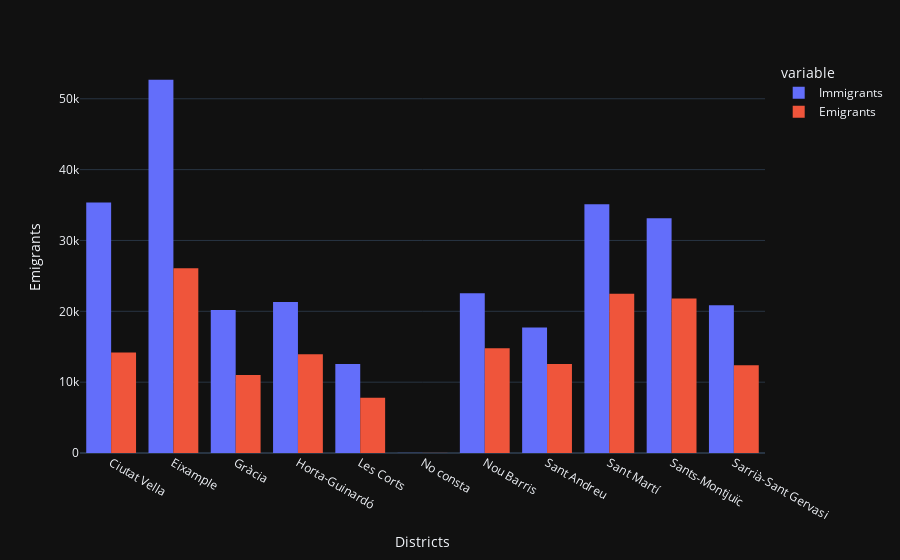

Notebook cell for this chart:
### Code cell
df = migrants_age_df.groupby(['District Name']).agg({'Immigrants': np.sum, 'Emigrants': np.sum}).reset_index()
color_sequence = sns.color_palette(palette='viridis', n_colors=len(df['District Name'].unique()))

melted_df = pd.melt(df, id_vars=['District Name'], value_vars=['Immigrants', 'Emigrants'])
fig = px.histogram(melted_df, x='District Name', y='value', hover_name='District Name',
                   color='variable', color_discrete_sequence=color_sequence[0])
fig.update_layout(
    xaxis_title='Districts',
    yaxis_title='Emigrants',
    barmode='group'
)
fig.show()
pyo.plot(fig, filename='Plots/MigrantsDistribution_Districts.html', auto_open=False)

### Figure 1 — Plotly figure (JSON) as saved in the notebook; plotly's stock layout.template omitted (floating-point values rounded to 4 significant figures)
{"data": [{"alignmentgroup": "True", "bingroup": "x", "histfunc": "sum", "hovertemplate": "variable=Immigrants<br>District Name=%{x}<br>sum of value=%{y}<extra></extra>", "legendgroup": "Immigrants", "marker": {"color": 0.2832, "pattern": {"shape": ""}}, "name": "Immigrants", "offsetgroup": "Immigrants", "orientation": "v", "showlegend": true, "x": ["Ciutat Vella", "Eixample", "Gràcia", "Horta-Guinardó", "Les Corts", "No consta", "Nou Barris", "Sant Andreu", "Sant Martí", "Sants-Montjuïc", "Sarrià-Sant Gervasi"], "xaxis": "x", "y": [35355, 52700, 20168, 21309, 12570, 17, 22560, 17709, 35114, 33125, 20854], "yaxis": "y", "type": "histogram"}, {"alignmentgroup": "True", "bingroup": "x", "histfunc": "sum", "hovertemplate": "variable=Emigrants<br>District Name=%{x}<br>sum of value=%{y}<extra></extra>", "legendgroup": "Emigrants", "marker": {"color": 0.1208, "pattern": {"shape": ""}}, "name": "Emigrants", "offsetgroup": "Emigrants", "orientation": "v", "showlegend": true, "x": ["Ciutat Vella", "Eixample", "Gràcia", "Horta-Guinardó", "Les Corts", "No consta", "Nou Barris", "Sant Andreu", "Sant Martí", "Sants-Montjuïc", "Sarrià-Sant Gervasi"], "xaxis": "x", "y": [14171, 26062, 11009, 13936, 7811, 13, 14802, 12563, 22470, 21819, 12379], "yaxis": "y", "type": "histogram"}], "layout": {"xaxis": {"anchor": "y", "domain": [0.0, 1.0], "title": {"text": "Districts"}}, "yaxis": {"anchor": "x", "domain": [0.0, 1.0], "title": {"text": "Emigrants"}}, "legend": {"title": {"text": "variable"}, "tracegroupgap": 0}, "margin": {"t": 60}, "barmode": "group"}}
